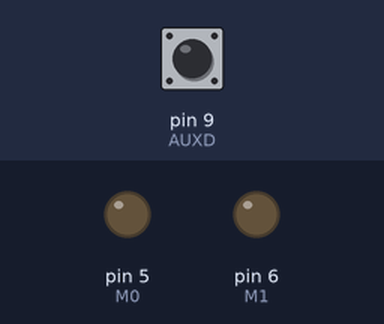
Bench run of a sketch on a simulated Arduino Uno, built with avr-gcc and run on an emulated ATmega328P. On the bench: output pins drawn as LEDs (lit = HIGH). Inputs (shaded band) come from the test bench; at power-on: pin 9 (AUXD) HIGH.

Above: at 4.3 s.
Timing chart, 0 to 11.5 s (numbered marks = the images above):
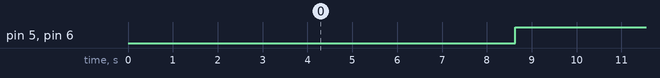

Measured:
- by itself, pin 5 (M0), pin 6 (M1): alternates HIGH for 8.4 s and LOW for 0.53 s

The sketch:

WC_TXRX_N0.ino
```cpp
#include  "Streaming.h"
#include  "SoftwareSerial.h"
#include "LowPower.h"


/*
   Data
*/
#define MAX 200
#define MAX_SQL 200

/*
   LEDs
*/
#define TX_LED 4
#define PWR_LED 10

/*
   RF Module
*/
#define M0  5
#define M1  6
#define TXD  7
#define RXD  8
#define AUXD  9


/*
   NWK Parameters
*/
#define DEBUG true

uint8_t nid[] = {'0', '0', //0 - [0][1]
                 '0', '1', //1 - [2][3]
                 '0', '2', //2 - [4][5]
                 '0', '3', //3 - [6][7]
                 '0', '4', //4 - [8][9]
                 '0', '5', //5 - [10][11]
                 '0', '6', //6 - [12][13]
                 '0', '7', //7 - [14][15]
                 '0', '8', //8 - [16][17]
                 '0', '9', //9 - [18][19]
                 '0', 'A', //10 - [20][21]
                 '0', 'B', //11 - [22][23]
                 '0', 'C', //12 - [24][25]
                 '0', 'D', //13 - [26][27]
                 '0', 'E', //14 - [28][29]
                 '0', 'F', //15 - [30][31]
                 '1', '0', //16 - [32][33]
                 '1', '1', //17 - [34][35]
                 '1', '2', //18 - [36][37]
                 '1', '3', //19 - [38][39]
                 '1', '4', //20 - [40][41]
                 '1', '5', //21 - [42][43]
                 '1', '6', //22 - [44][45]
                 '1', '7', //23 - [46][47]
                 '1', '8', //24 - [48][49]
                 '1', '9', //25 - [50][51]
                 '1', 'A', //26 - [52][53]
                 '1', 'B', //27 - [54][55]
                 '1', 'C', //28 - [56][57]
                 '1', 'D', //29 - [58][59]
                 '1', 'E'  //30 - [60][61]
                };

uint8_t chan = 34;

/*
   Variables
*/
bool stringComplete = false;
long previous = 0;
String inputString = "";         // a String to hold incoming data
unsigned int msgc = 0;
bool  tx_type = false;
String  MESSAGE_1 = "01234567890123456789012345";
String  MESSAGE_2 = "ABCDEFGHIJKLMNOPQRSTUVWXYZ";
bool  ACK_MODE = false;

SoftwareSerial  rf(RXD, TXD);

void setup() {

  pinMode(M0, OUTPUT);
  pinMode(M1, OUTPUT);
  pinMode(AUXD, INPUT_PULLUP);
  Serial.begin(115200);
  rf.begin(9600);

  while (!digitalRead(AUXD)) {
    Serial << digitalRead(AUXD) << endl;
    delay(25);
  }

}

void  RF_mode(bool m0, bool m1) {

  digitalWrite(M0, m0);
  digitalWrite(M1, m1);
  while(!digitalRead(AUXD));
  delay(250);

}

void loop() {

  LowPower.idle(SLEEP_8S, ADC_OFF, TIMER2_OFF, TIMER1_OFF, TIMER0_OFF, SPI_OFF, USART0_OFF, TWI_OFF); delay(100);

  msgc++;

  RF_mode(0,0);

  if (msgc % 2 == 0) {

    rf << _BYTE(nid[0]) << _BYTE(nid[1]) << _BYTE(chan) << MESSAGE_1 << '\0'; delay(250);

    while (!digitalRead(AUXD));

  }

  else {

    rf << _BYTE(nid[0]) << _BYTE(nid[1]) << _BYTE(chan) << MESSAGE_2 << '\0'; delay(250);

    while (!digitalRead(AUXD));

  }

  RF_mode(1,1);

}

/*
 * BEGIN
 *
 * TRANSMISSION DATA // Software Serial
 *
 * SAVE TO SD CARD. // SD Library
 *
 * SLEEP // Low Power Library
 *
 */
```
